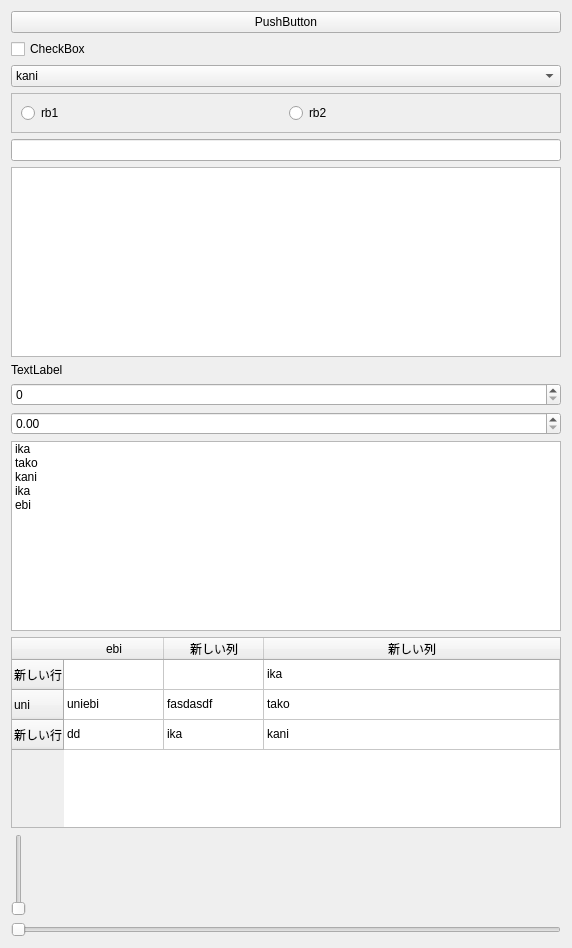
<?xml version="1.0" encoding="UTF-8"?>
<ui version="4.0">
 <class>Form</class>
 <widget class="QWidget" name="Form">
  <property name="geometry">
   <rect>
    <x>0</x>
    <y>0</y>
    <width>572</width>
    <height>948</height>
   </rect>
  </property>
  <property name="windowTitle">
   <string>Form</string>
  </property>
  <layout class="QVBoxLayout" name="verticalLayout">
   <item>
    <widget class="QPushButton" name="myButton">
     <property name="text">
      <string>PushButton</string>
     </property>
    </widget>
   </item>
   <item>
    <widget class="QCheckBox" name="myCheckBox">
     <property name="text">
      <string>CheckBox</string>
     </property>
     <property name="tristate">
      <bool>true</bool>
     </property>
    </widget>
   </item>
   <item>
    <widget class="QComboBox" name="myComboBox">
     <item>
      <property name="text">
       <string>kani</string>
      </property>
     </item>
     <item>
      <property name="text">
       <string>tako</string>
      </property>
     </item>
     <item>
      <property name="text">
       <string>ika</string>
      </property>
     </item>
    </widget>
   </item>
   <item>
    <widget class="QFrame" name="frame_2">
     <property name="frameShape">
      <enum>QFrame::StyledPanel</enum>
     </property>
     <property name="frameShadow">
      <enum>QFrame::Raised</enum>
     </property>
     <layout class="QHBoxLayout" name="horizontalLayout">
      <item>
       <widget class="QRadioButton" name="myRadioButton1">
        <property name="text">
         <string>rb1</string>
        </property>
       </widget>
      </item>
      <item>
       <widget class="QRadioButton" name="myRadioButton2">
        <property name="text">
         <string>rb2</string>
        </property>
       </widget>
      </item>
     </layout>
    </widget>
   </item>
   <item>
    <widget class="QLineEdit" name="myLineEdit"/>
   </item>
   <item>
    <widget class="QTextEdit" name="myTextEdit"/>
   </item>
   <item>
    <widget class="QLabel" name="myLabel3">
     <property name="text">
      <string>TextLabel</string>
     </property>
    </widget>
   </item>
   <item>
    <widget class="QSpinBox" name="mySpinBox"/>
   </item>
   <item>
    <widget class="QDoubleSpinBox" name="myDoubleSpinBox"/>
   </item>
   <item>
    <widget class="QTreeWidget" name="myTreeWidget">
     <property name="alternatingRowColors">
      <bool>false</bool>
     </property>
     <property name="selectionMode">
      <enum>QAbstractItemView::ExtendedSelection</enum>
     </property>
     <property name="rootIsDecorated">
      <bool>false</bool>
     </property>
     <attribute name="headerVisible">
      <bool>false</bool>
     </attribute>
     <column>
      <property name="text">
       <string>1</string>
      </property>
     </column>
     <item>
      <property name="text">
       <string>ika</string>
      </property>
     </item>
     <item>
      <property name="text">
       <string>tako</string>
      </property>
     </item>
     <item>
      <property name="text">
       <string>kani</string>
      </property>
     </item>
     <item>
      <property name="text">
       <string>ika</string>
      </property>
     </item>
     <item>
      <property name="text">
       <string>ebi</string>
      </property>
     </item>
    </widget>
   </item>
   <item>
    <widget class="QTableWidget" name="myTableWidget">
     <property name="alternatingRowColors">
      <bool>false</bool>
     </property>
     <attribute name="horizontalHeaderStretchLastSection">
      <bool>true</bool>
     </attribute>
     <row>
      <property name="text">
       <string>新しい行</string>
      </property>
     </row>
     <row>
      <property name="text">
       <string>uni</string>
      </property>
     </row>
     <row>
      <property name="text">
       <string>新しい行</string>
      </property>
     </row>
     <column>
      <property name="text">
       <string>ebi</string>
      </property>
     </column>
     <column>
      <property name="text">
       <string>新しい列</string>
      </property>
     </column>
     <column>
      <property name="text">
       <string>新しい列</string>
      </property>
     </column>
     <item row="0" column="0">
      <property name="text">
       <string/>
      </property>
     </item>
     <item row="0" column="2">
      <property name="text">
       <string>ika</string>
      </property>
     </item>
     <item row="1" column="0">
      <property name="text">
       <string>uniebi</string>
      </property>
     </item>
     <item row="1" column="1">
      <property name="text">
       <string>fasdasdf</string>
      </property>
     </item>
     <item row="1" column="2">
      <property name="text">
       <string>tako</string>
      </property>
     </item>
     <item row="2" column="0">
      <property name="text">
       <string>dd</string>
      </property>
     </item>
     <item row="2" column="1">
      <property name="text">
       <string>ika</string>
      </property>
     </item>
     <item row="2" column="2">
      <property name="text">
       <string>kani</string>
      </property>
     </item>
    </widget>
   </item>
   <item>
    <widget class="QSlider" name="myVerticalSlider">
     <property name="orientation">
      <enum>Qt::Vertical</enum>
     </property>
    </widget>
   </item>
   <item>
    <widget class="QSlider" name="myHorizontalSlider">
     <property name="orientation">
      <enum>Qt::Horizontal</enum>
     </property>
    </widget>
   </item>
  </layout>
 </widget>
 <resources/>
 <connections/>
</ui>
